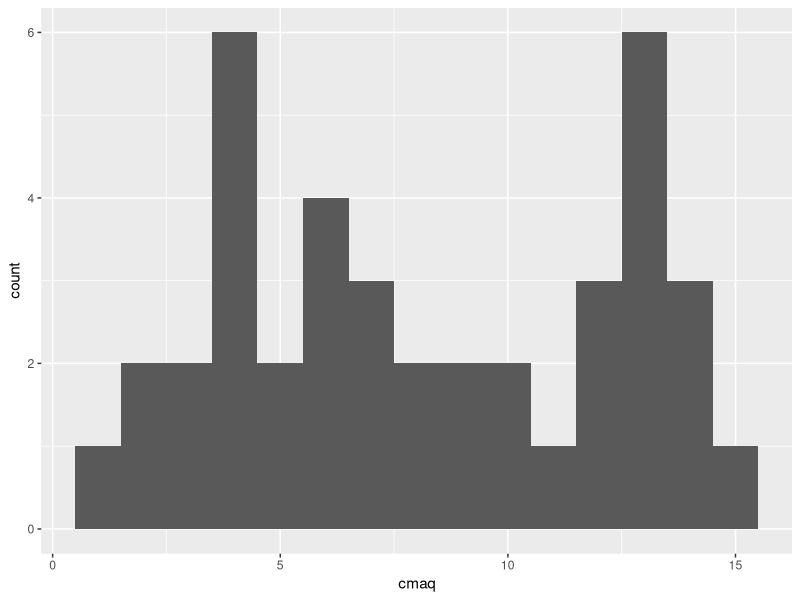
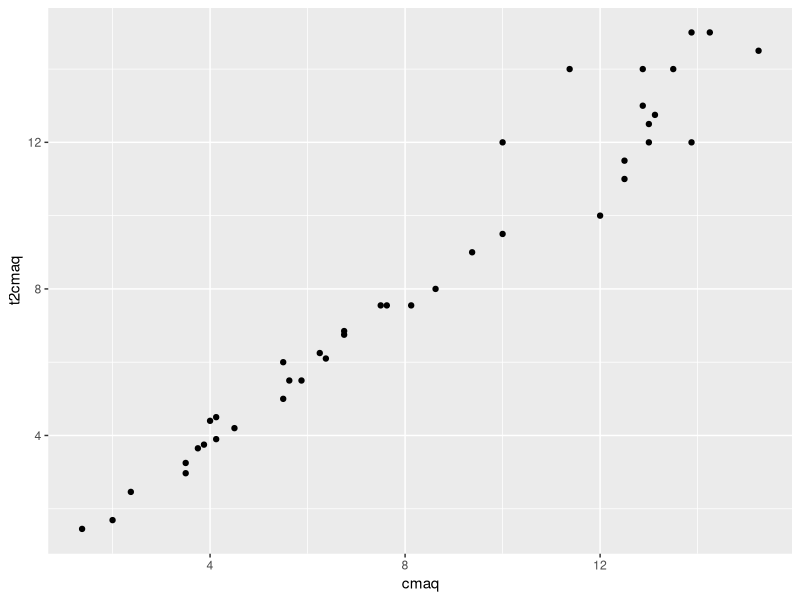
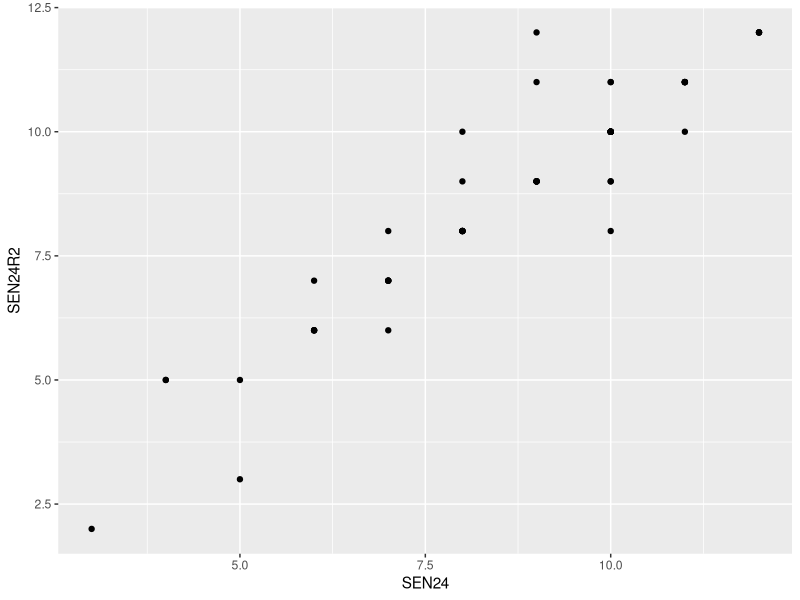
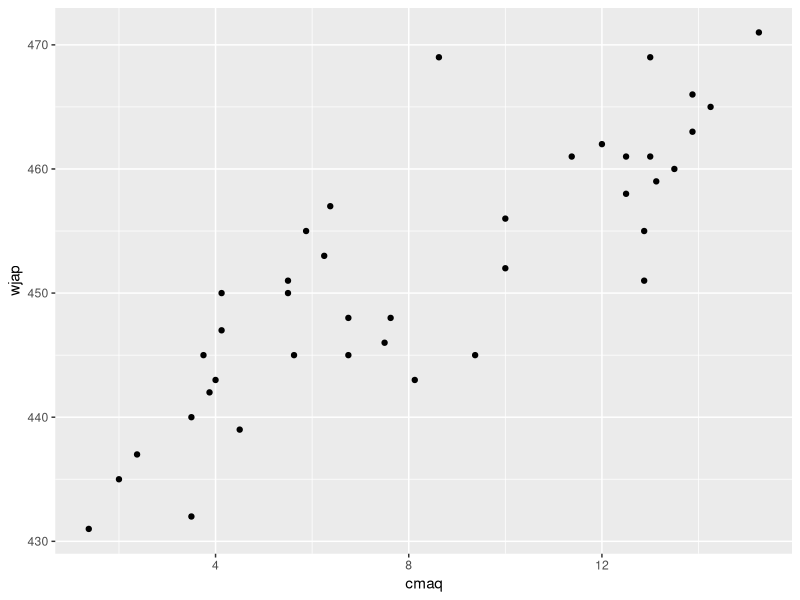
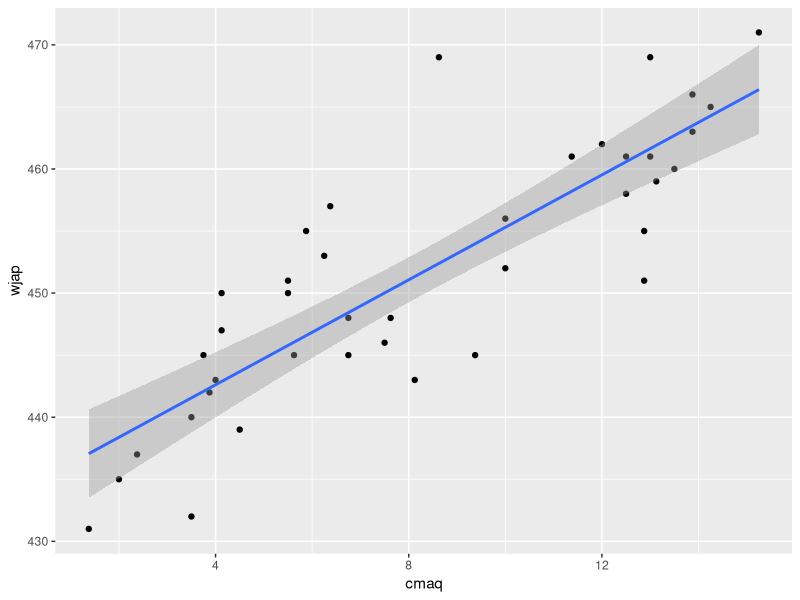
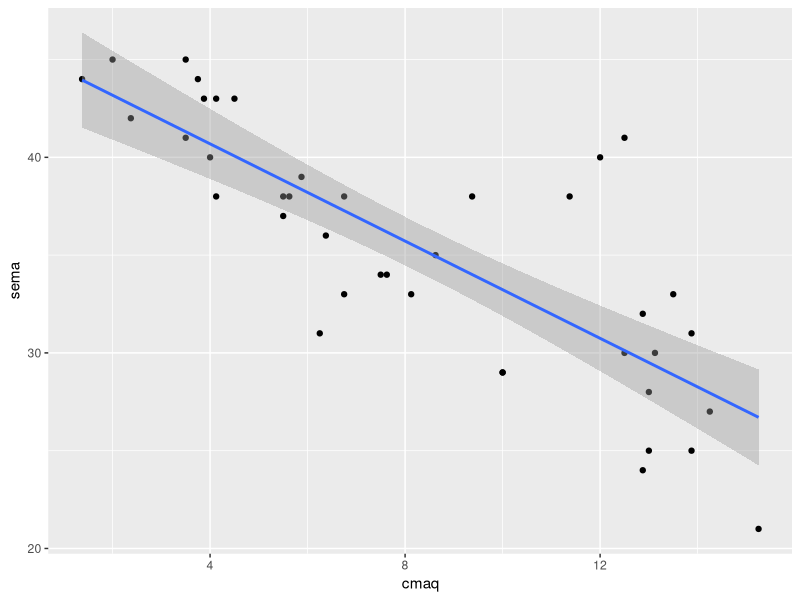
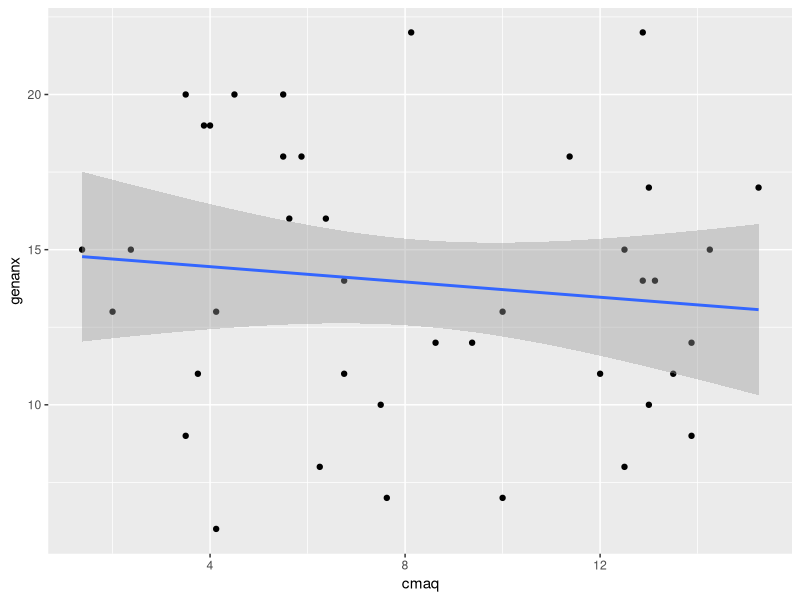

Source code (R) for these figures, in order:
## ---- chunk 1

library(readr)
cmaqpilot <- read_csv("measurementma.csv")

## ---- chunk 2

library(tidyverse)
library(psych)

## ---- chunk 3
ggplot(cmaqpilot, aes(x=cmaq)) + 
  geom_histogram(binwidth=1)

## ---- chunk 4

cmaq <- cmaqpilot %>% 
  select(t1q1, t1q2, t1q3, t1q4, t1q5, t1q6, t1q7, t1q8)

## ---- chunk 5

alpha(cmaq)

## ---- chunk 6

ggplot(cmaqpilot, aes(x=cmaq, y=t2cmaq)) +
  geom_point()

## ---- chunk 7

cmaqpilot %>%
  select(cmaq, t2cmaq) %>% 
  corr.test() %>% 
  print(short=FALSE)

## ---- chunk 8

library(readr)
matsen <- read_csv("matsen.csv")

## ---- chunk 9

library(tidyverse)
ggplot(matsen, aes(x=SEN24, y=SEN24R2)) +
  geom_point()

## ---- chunk 10

matsen %>%
  select(SEN24, SEN24R2) %>% 
  corr.test() %>% 
  print(short=FALSE)

## ---- chunk 11
ggplot(cmaqpilot, aes(x=cmaq, y=wjap)) +
  geom_point() 
## ---- chunk 12
ggplot(cmaqpilot, aes(x=cmaq, y=wjap)) +
  geom_point() +
  geom_smooth(method='lm')
## ---- chunk 13

cmaqpilot %>%
  select(cmaq, wjap) %>% 
  corr.test() %>% 
  print(short=FALSE)

## ---- chunk 14
ggplot(cmaqpilot, aes(x=cmaq, y=sema)) +
  geom_point() +
  geom_smooth(method='lm')

## ---- chunk 15

cmaqpilot %>%
  select(cmaq, sema) %>% 
  corr.test() %>% 
  print(short=FALSE)

## ---- chunk 16
ggplot(cmaqpilot, aes(x=cmaq, y=genanx)) +
  geom_point() +
  geom_smooth(method='lm')

## ---- chunk 17

cmaqpilot %>%
  select(cmaq, genanx) %>% 
  corr.test() %>% 
  print(short=FALSE)

